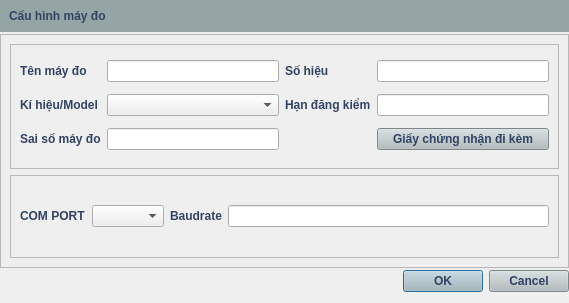
<?xml version="1.0" encoding="UTF-8"?>
<ui version="4.0">
 <class>instrumentUsart</class>
 <widget class="QDialog" name="instrumentUsart">
  <property name="geometry">
   <rect>
    <x>0</x>
    <y>0</y>
    <width>569</width>
    <height>303</height>
   </rect>
  </property>
  <property name="windowTitle">
   <string>Dialog</string>
  </property>
  <layout class="QGridLayout" name="gridLayout_5" rowstretch="1,8,0">
   <property name="leftMargin">
    <number>0</number>
   </property>
   <property name="topMargin">
    <number>0</number>
   </property>
   <property name="rightMargin">
    <number>0</number>
   </property>
   <property name="spacing">
    <number>2</number>
   </property>
   <item row="1" column="0" colspan="2">
    <widget class="QFrame" name="frame_2">
     <property name="frameShape">
      <enum>QFrame::StyledPanel</enum>
     </property>
     <property name="frameShadow">
      <enum>QFrame::Raised</enum>
     </property>
     <layout class="QGridLayout" name="gridLayout_3" rowstretch="3,2">
      <item row="0" column="0">
       <widget class="QFrame" name="frame_3">
        <property name="frameShape">
         <enum>QFrame::StyledPanel</enum>
        </property>
        <property name="frameShadow">
         <enum>QFrame::Raised</enum>
        </property>
        <layout class="QGridLayout" name="gridLayout">
         <item row="0" column="0">
          <widget class="QLabel" name="label_2">
           <property name="styleSheet">
            <string notr="true">font: 87 9.5pt &quot;Sans&quot;; font:bold; background-color: none; color: rgb(49,67,100);</string>
           </property>
           <property name="text">
            <string>Tên máy đo</string>
           </property>
          </widget>
         </item>
         <item row="0" column="1">
          <widget class="QLineEdit" name="leNameIntrUsart"/>
         </item>
         <item row="0" column="2">
          <widget class="QLabel" name="label_5">
           <property name="styleSheet">
            <string notr="true">font: 87 9.5pt &quot;Sans&quot;; font:bold; background-color: none; color: rgb(49,67,100);</string>
           </property>
           <property name="text">
            <string>Số hiệu</string>
           </property>
          </widget>
         </item>
         <item row="0" column="3">
          <widget class="QLineEdit" name="leSerialIntrUart"/>
         </item>
         <item row="1" column="0">
          <widget class="QLabel" name="label_3">
           <property name="styleSheet">
            <string notr="true">font: 87 9.5pt &quot;Sans&quot;; font:bold; background-color: none; color: rgb(49,67,100);</string>
           </property>
           <property name="text">
            <string>Kí hiệu/Model</string>
           </property>
          </widget>
         </item>
         <item row="1" column="1">
          <widget class="QComboBox" name="cbModelInstrUart"/>
         </item>
         <item row="1" column="2">
          <widget class="QLabel" name="label_6">
           <property name="styleSheet">
            <string notr="true">font: 87 9.5pt &quot;Sans&quot;; font:bold; background-color: none; color: rgb(49,67,100);</string>
           </property>
           <property name="text">
            <string>Hạn đăng kiểm</string>
           </property>
          </widget>
         </item>
         <item row="1" column="3">
          <widget class="QLineEdit" name="leDtimeInstrUsart"/>
         </item>
         <item row="2" column="0">
          <widget class="QLabel" name="label_4">
           <property name="styleSheet">
            <string notr="true">font: 87 9.5pt &quot;Sans&quot;; font:bold; background-color: none; color: rgb(49,67,100);</string>
           </property>
           <property name="text">
            <string>Sai số máy đo</string>
           </property>
          </widget>
         </item>
         <item row="2" column="1">
          <widget class="QLineEdit" name="leErrInstrUart"/>
         </item>
         <item row="2" column="3">
          <widget class="QPushButton" name="pushButton">
           <property name="styleSheet">
            <string notr="true">QPushButton
{
border-color: rgb(49, 67, 100);
color: rgb(49,67,100);
background-color: rgb(177,188,190); 
font: 87 8pt &quot;Myriad Pro&quot;;
font:bold;
outline:none;
}
QPushButton::hover
{
   background-color:rgba(146,165,201);
  	outline:none;
}</string>
           </property>
           <property name="text">
            <string>Giấy chứng nhận đi kèm</string>
           </property>
          </widget>
         </item>
        </layout>
       </widget>
      </item>
      <item row="1" column="0">
       <widget class="QFrame" name="frame_4">
        <property name="frameShape">
         <enum>QFrame::StyledPanel</enum>
        </property>
        <property name="frameShadow">
         <enum>QFrame::Raised</enum>
        </property>
        <layout class="QGridLayout" name="gridLayout_2">
         <item row="0" column="0">
          <widget class="QLabel" name="label_7">
           <property name="styleSheet">
            <string notr="true">font: 87 9.5pt &quot;Sans&quot;; font:bold; background-color: none; color: rgb(49,67,100);</string>
           </property>
           <property name="text">
            <string>COM PORT</string>
           </property>
          </widget>
         </item>
         <item row="0" column="1">
          <widget class="QComboBox" name="cbComport"/>
         </item>
         <item row="0" column="2">
          <widget class="QLabel" name="label_8">
           <property name="styleSheet">
            <string notr="true">font: 87 9.5pt &quot;Sans&quot;; font:bold; background-color: none; color: rgb(49,67,100);</string>
           </property>
           <property name="text">
            <string>Baudrate</string>
           </property>
          </widget>
         </item>
         <item row="0" column="3">
          <widget class="QLineEdit" name="leBaudrate"/>
         </item>
        </layout>
       </widget>
      </item>
     </layout>
    </widget>
   </item>
   <item row="2" column="1">
    <widget class="QDialogButtonBox" name="buttonBox">
     <property name="styleSheet">
      <string notr="true">QPushButton
{
border-color: rgb(49, 67, 100);
color: rgb(49,67,100);
background-color: rgb(177,188,190); 
font: 87 8pt &quot;Myriad Pro&quot;;
font:bold;
outline:none;
}
QPushButton::hover
{
   background-color:rgba(146,165,201);
  	outline:none;
}</string>
     </property>
     <property name="orientation">
      <enum>Qt::Horizontal</enum>
     </property>
     <property name="standardButtons">
      <set>QDialogButtonBox::Cancel|QDialogButtonBox::Ok</set>
     </property>
    </widget>
   </item>
   <item row="0" column="0" colspan="2">
    <widget class="QFrame" name="frame">
     <property name="styleSheet">
      <string notr="true">border:none;
background-color: rgb(149,165,166);</string>
     </property>
     <property name="frameShape">
      <enum>QFrame::StyledPanel</enum>
     </property>
     <property name="frameShadow">
      <enum>QFrame::Raised</enum>
     </property>
     <layout class="QGridLayout" name="gridLayout_4">
      <item row="0" column="0">
       <widget class="QLabel" name="label">
        <property name="styleSheet">
         <string notr="true">font: 87 10.5pt &quot;Sans&quot;; font:bold; background-color: none; color: rgb(49,67,100);</string>
        </property>
        <property name="text">
         <string>Cấu hình máy đo</string>
        </property>
       </widget>
      </item>
     </layout>
    </widget>
   </item>
  </layout>
 </widget>
 <resources/>
 <connections>
  <connection>
   <sender>buttonBox</sender>
   <signal>accepted()</signal>
   <receiver>instrumentUsart</receiver>
   <slot>accept()</slot>
   <hints>
    <hint type="sourcelabel">
     <x>248</x>
     <y>254</y>
    </hint>
    <hint type="destinationlabel">
     <x>157</x>
     <y>274</y>
    </hint>
   </hints>
  </connection>
  <connection>
   <sender>buttonBox</sender>
   <signal>rejected()</signal>
   <receiver>instrumentUsart</receiver>
   <slot>reject()</slot>
   <hints>
    <hint type="sourcelabel">
     <x>316</x>
     <y>260</y>
    </hint>
    <hint type="destinationlabel">
     <x>286</x>
     <y>274</y>
    </hint>
   </hints>
  </connection>
 </connections>
</ui>
